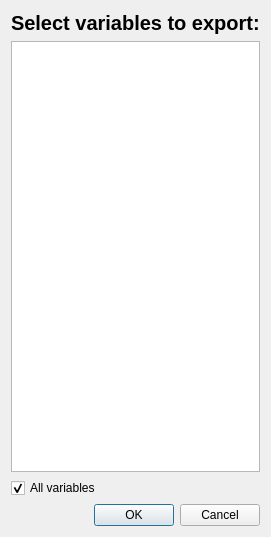
<?xml version="1.0" encoding="UTF-8"?>
<ui version="4.0">
 <class>BioSignalMLSelectVariables</class>
 <widget class="QDialog" name="BioSignalMLSelectVariables">
  <property name="geometry">
   <rect>
    <x>0</x>
    <y>0</y>
    <width>231</width>
    <height>537</height>
   </rect>
  </property>
  <property name="windowTitle">
   <string>Export</string>
  </property>
  <layout class="QVBoxLayout" name="verticalLayout_3">
   <item>
    <layout class="QVBoxLayout" name="verticalLayout_2">
     <item>
      <layout class="QVBoxLayout" name="verticalLayout">
       <item>
        <widget class="QLabel" name="label_2">
         <property name="font">
          <font>
           <pointsize>15</pointsize>
           <weight>75</weight>
           <bold>true</bold>
          </font>
         </property>
         <property name="text">
          <string>Select variables to export:</string>
         </property>
         <property name="alignment">
          <set>Qt::AlignLeading|Qt::AlignLeft|Qt::AlignVCenter</set>
         </property>
        </widget>
       </item>
       <item>
        <widget class="QTableWidget" name="selectedVariables">
         <property name="columnCount">
          <number>2</number>
         </property>
         <attribute name="horizontalHeaderVisible">
          <bool>false</bool>
         </attribute>
         <attribute name="horizontalHeaderDefaultSectionSize">
          <number>30</number>
         </attribute>
         <attribute name="horizontalHeaderMinimumSectionSize">
          <number>30</number>
         </attribute>
         <attribute name="horizontalHeaderStretchLastSection">
          <bool>true</bool>
         </attribute>
         <attribute name="verticalHeaderVisible">
          <bool>false</bool>
         </attribute>
         <column/>
         <column/>
        </widget>
       </item>
       <item>
        <widget class="QCheckBox" name="allVariables">
         <property name="text">
          <string>All variables</string>
         </property>
         <property name="checked">
          <bool>true</bool>
         </property>
        </widget>
       </item>
      </layout>
     </item>
     <item>
      <layout class="QHBoxLayout" name="horizontalLayout">
       <item>
        <spacer name="horizontalSpacer">
         <property name="orientation">
          <enum>Qt::Horizontal</enum>
         </property>
         <property name="sizeHint" stdset="0">
          <size>
           <width>40</width>
           <height>20</height>
          </size>
         </property>
        </spacer>
       </item>
       <item>
        <widget class="QDialogButtonBox" name="cancel_ok">
         <property name="standardButtons">
          <set>QDialogButtonBox::Cancel|QDialogButtonBox::Ok</set>
         </property>
        </widget>
       </item>
      </layout>
     </item>
    </layout>
   </item>
  </layout>
 </widget>
 <resources/>
 <connections>
  <connection>
   <sender>cancel_ok</sender>
   <signal>accepted()</signal>
   <receiver>BioSignalMLSelectVariables</receiver>
   <slot>accept()</slot>
   <hints>
    <hint type="sourcelabel">
     <x>180</x>
     <y>507</y>
    </hint>
    <hint type="destinationlabel">
     <x>137</x>
     <y>268</y>
    </hint>
   </hints>
  </connection>
  <connection>
   <sender>cancel_ok</sender>
   <signal>clicked(QAbstractButton*)</signal>
   <receiver>BioSignalMLSelectVariables</receiver>
   <slot>reject()</slot>
   <hints>
    <hint type="sourcelabel">
     <x>180</x>
     <y>507</y>
    </hint>
    <hint type="destinationlabel">
     <x>137</x>
     <y>268</y>
    </hint>
   </hints>
  </connection>
 </connections>
</ui>
